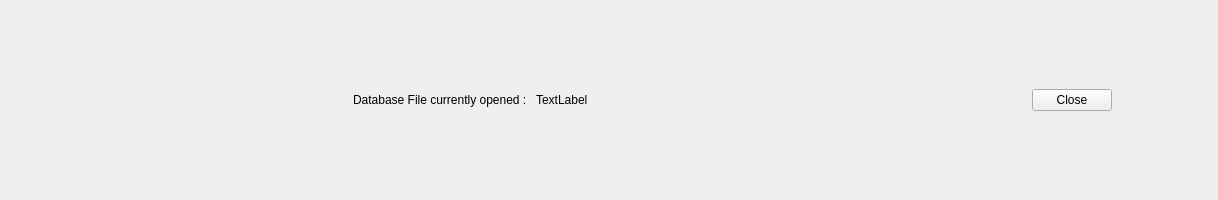
<?xml version="1.0" encoding="UTF-8"?>
<ui version="4.0">
 <class>DbStatusForm</class>
 <widget class="QWidget" name="DbStatusForm">
  <property name="geometry">
   <rect>
    <x>0</x>
    <y>0</y>
    <width>1218</width>
    <height>200</height>
   </rect>
  </property>
  <property name="minimumSize">
   <size>
    <width>0</width>
    <height>200</height>
   </size>
  </property>
  <property name="windowTitle">
   <string>Form</string>
  </property>
  <layout class="QHBoxLayout" name="horizontalLayout">
   <item>
    <spacer name="horizontalSpacer_2">
     <property name="orientation">
      <enum>Qt::Horizontal</enum>
     </property>
     <property name="sizeHint" stdset="0">
      <size>
       <width>357</width>
       <height>20</height>
      </size>
     </property>
    </spacer>
   </item>
   <item>
    <widget class="QLabel" name="label">
     <property name="text">
      <string>Database File currently opened : </string>
     </property>
    </widget>
   </item>
   <item>
    <widget class="QLabel" name="dbLabel">
     <property name="text">
      <string>TextLabel</string>
     </property>
    </widget>
   </item>
   <item>
    <spacer name="horizontalSpacer">
     <property name="orientation">
      <enum>Qt::Horizontal</enum>
     </property>
     <property name="sizeHint" stdset="0">
      <size>
       <width>356</width>
       <height>20</height>
      </size>
     </property>
    </spacer>
   </item>
   <item>
    <widget class="QStackedWidget" name="dbActionsWidget">
     <property name="sizePolicy">
      <sizepolicy hsizetype="Preferred" vsizetype="Preferred">
       <horstretch>0</horstretch>
       <verstretch>0</verstretch>
      </sizepolicy>
     </property>
     <property name="minimumSize">
      <size>
       <width>0</width>
       <height>50</height>
      </size>
     </property>
     <widget class="QWidget" name="openedPage">
      <layout class="QVBoxLayout" name="verticalLayout_3">
       <item>
        <spacer name="verticalSpacer_2">
         <property name="orientation">
          <enum>Qt::Vertical</enum>
         </property>
         <property name="sizeHint" stdset="0">
          <size>
           <width>20</width>
           <height>49</height>
          </size>
         </property>
        </spacer>
       </item>
       <item>
        <layout class="QHBoxLayout" name="horizontalLayout_4">
         <item>
          <spacer name="horizontalSpacer_7">
           <property name="orientation">
            <enum>Qt::Horizontal</enum>
           </property>
           <property name="sizeHint" stdset="0">
            <size>
             <width>40</width>
             <height>20</height>
            </size>
           </property>
          </spacer>
         </item>
         <item>
          <widget class="QPushButton" name="closeButton">
           <property name="text">
            <string>Close</string>
           </property>
          </widget>
         </item>
         <item>
          <spacer name="horizontalSpacer_8">
           <property name="orientation">
            <enum>Qt::Horizontal</enum>
           </property>
           <property name="sizeHint" stdset="0">
            <size>
             <width>40</width>
             <height>20</height>
            </size>
           </property>
          </spacer>
         </item>
        </layout>
       </item>
       <item>
        <spacer name="verticalSpacer_3">
         <property name="orientation">
          <enum>Qt::Vertical</enum>
         </property>
         <property name="sizeHint" stdset="0">
          <size>
           <width>20</width>
           <height>49</height>
          </size>
         </property>
        </spacer>
       </item>
      </layout>
     </widget>
     <widget class="QWidget" name="confirmPage">
      <layout class="QVBoxLayout" name="verticalLayout_2">
       <item>
        <layout class="QHBoxLayout" name="horizontalLayout_3">
         <item>
          <spacer name="horizontalSpacer_5">
           <property name="orientation">
            <enum>Qt::Horizontal</enum>
           </property>
           <property name="sizeHint" stdset="0">
            <size>
             <width>40</width>
             <height>20</height>
            </size>
           </property>
          </spacer>
         </item>
         <item>
          <widget class="QLabel" name="label_2">
           <property name="text">
            <string>Do you want to save the changes ?</string>
           </property>
          </widget>
         </item>
         <item>
          <spacer name="horizontalSpacer_6">
           <property name="orientation">
            <enum>Qt::Horizontal</enum>
           </property>
           <property name="sizeHint" stdset="0">
            <size>
             <width>40</width>
             <height>20</height>
            </size>
           </property>
          </spacer>
         </item>
        </layout>
       </item>
       <item>
        <spacer name="verticalSpacer">
         <property name="orientation">
          <enum>Qt::Vertical</enum>
         </property>
         <property name="sizeHint" stdset="0">
          <size>
           <width>20</width>
           <height>41</height>
          </size>
         </property>
        </spacer>
       </item>
       <item>
        <layout class="QHBoxLayout" name="horizontalLayout_2">
         <item>
          <spacer name="horizontalSpacer_3">
           <property name="orientation">
            <enum>Qt::Horizontal</enum>
           </property>
           <property name="sizeHint" stdset="0">
            <size>
             <width>40</width>
             <height>20</height>
            </size>
           </property>
          </spacer>
         </item>
         <item>
          <layout class="QVBoxLayout" name="verticalLayout">
           <item>
            <widget class="QPushButton" name="closeAndSaveButton">
             <property name="text">
              <string>Yes, Save the changes</string>
             </property>
            </widget>
           </item>
           <item>
            <widget class="QPushButton" name="closeAndDiscardButton">
             <property name="text">
              <string>No, Discard the changes</string>
             </property>
            </widget>
           </item>
           <item>
            <widget class="QPushButton" name="dontCloseButton">
             <property name="text">
              <string>Don't Close</string>
             </property>
            </widget>
           </item>
          </layout>
         </item>
         <item>
          <spacer name="horizontalSpacer_4">
           <property name="orientation">
            <enum>Qt::Horizontal</enum>
           </property>
           <property name="sizeHint" stdset="0">
            <size>
             <width>40</width>
             <height>20</height>
            </size>
           </property>
          </spacer>
         </item>
        </layout>
       </item>
      </layout>
     </widget>
    </widget>
   </item>
  </layout>
 </widget>
 <resources/>
 <connections/>
</ui>
